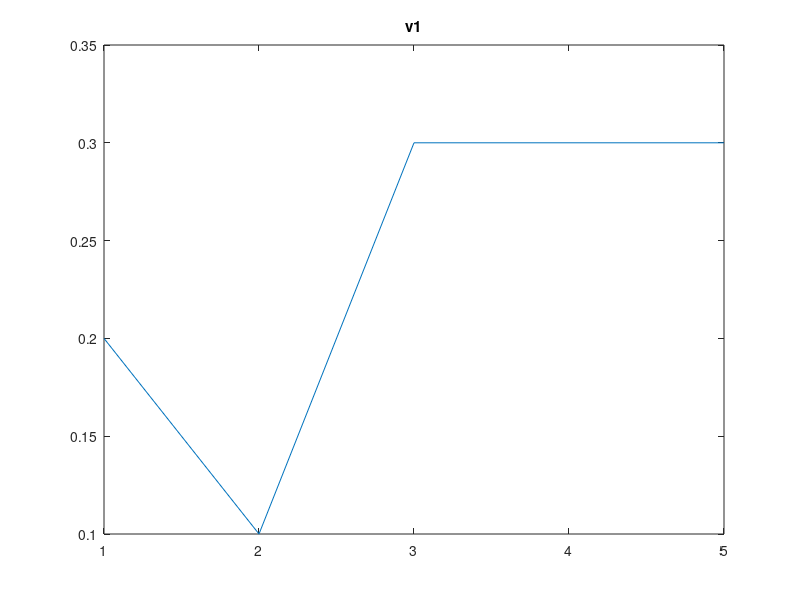
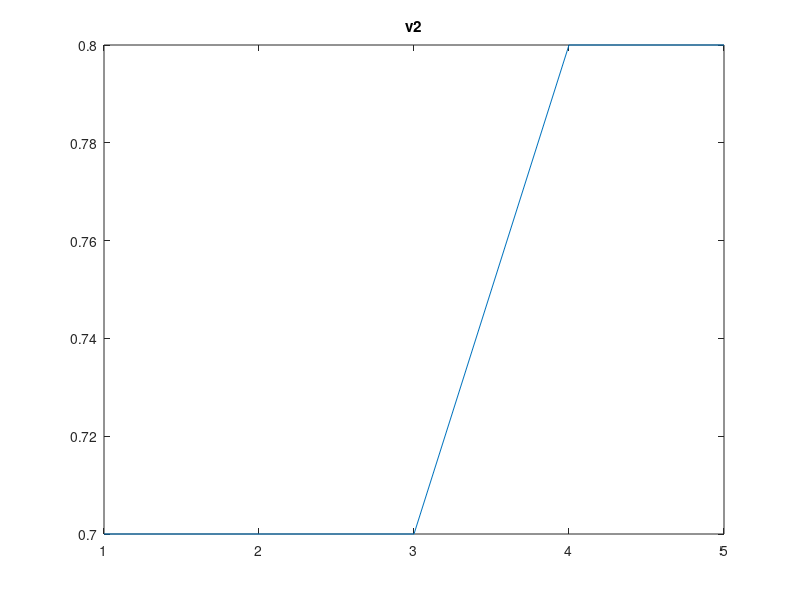
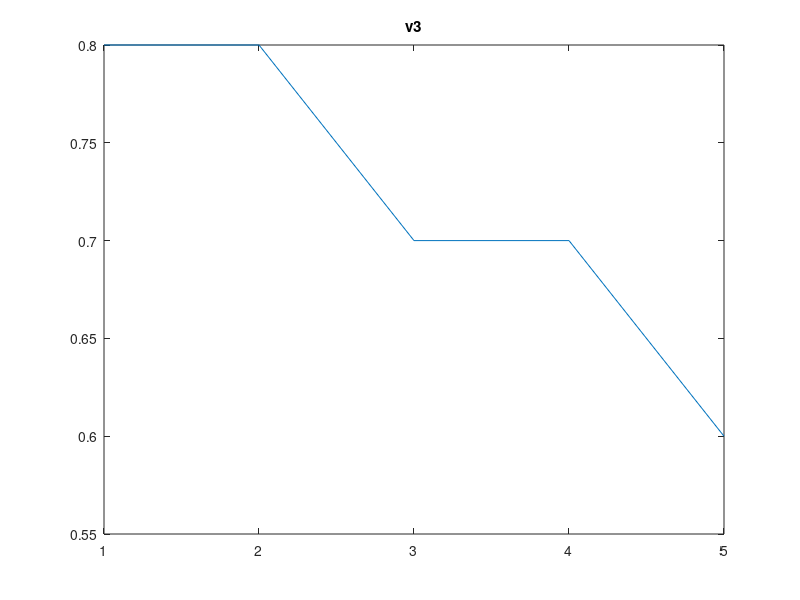
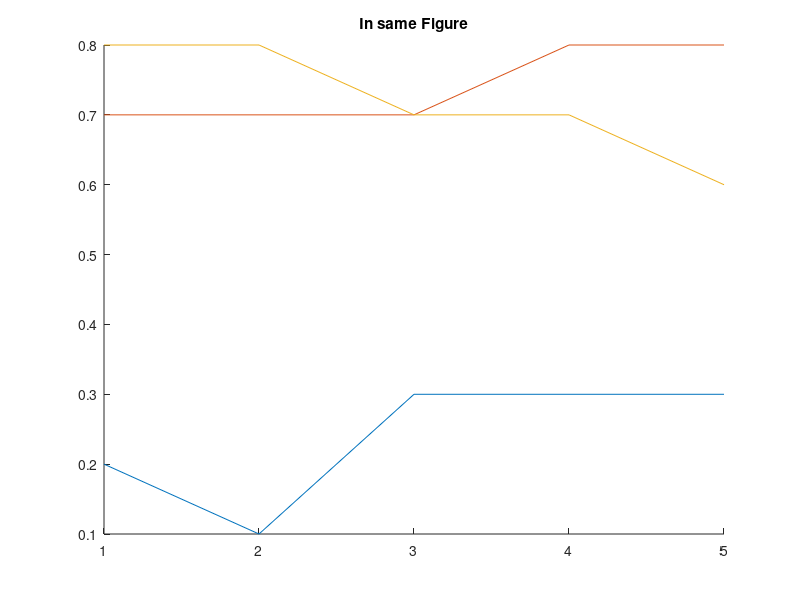

These charts were generated, in order, by the following MATLAB code:
clear all, close all, clc

v1 = [0.2, 0.1, 0.3, 0.3, 0.3];

v2 = [0.7, 0.7, 0.7, 0.8, 0.8];

v3 = [0.8, 0.8, 0.7, 0.7, 0.6];

figure, plot(v1);
title('v1');

figure, plot(v2);
title('v2');

figure, plot(v3);
title('v3');

figure, hold on, plot(v1), plot(v2), plot(v3);
title('In same Figure');

